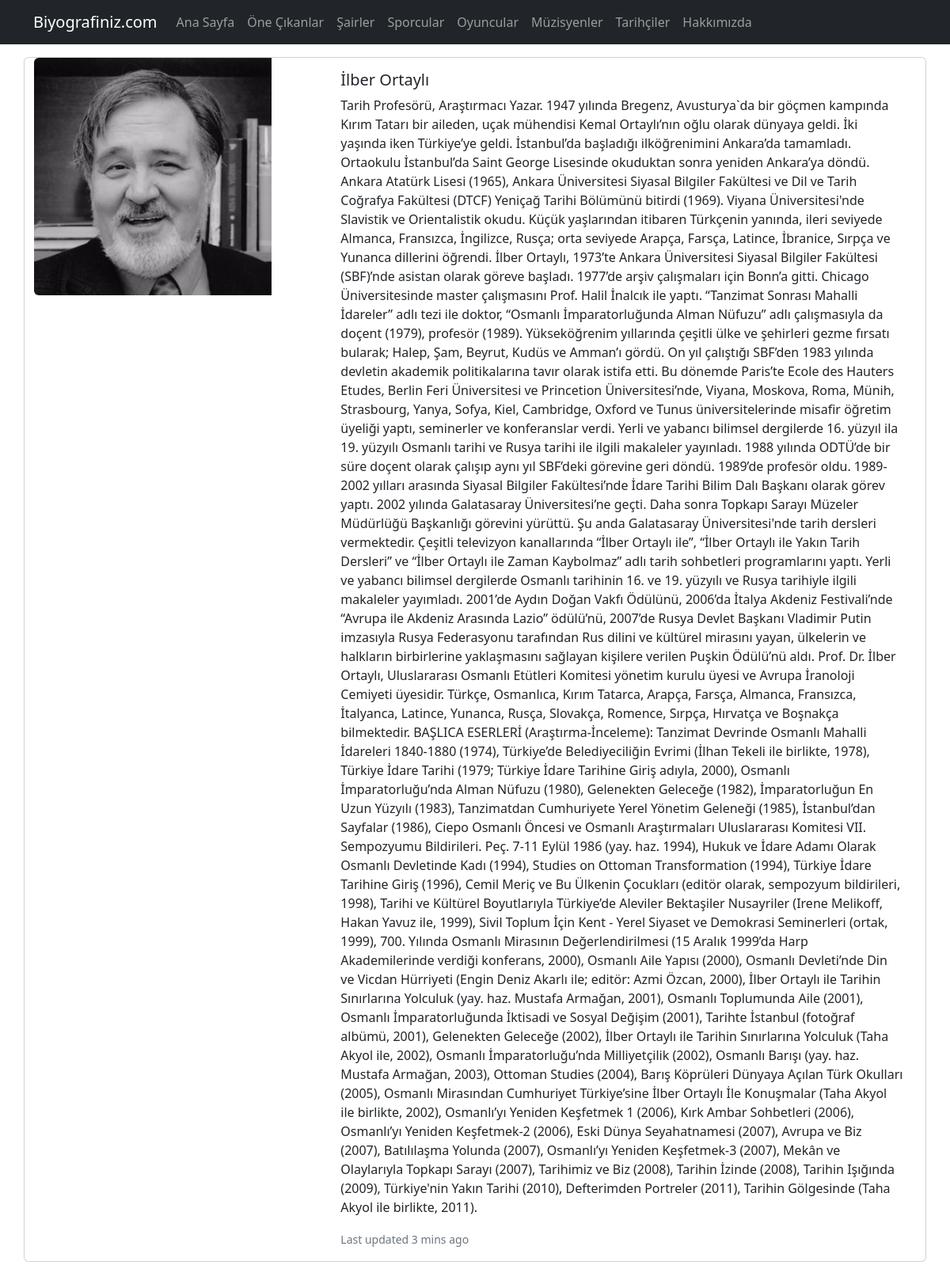
The page /tarihciler/2 on the database its author committed.
### biyografiler/models.py (models this page shows)
class Tarihci(models.Model):
    tarihci_adi = models.CharField(max_length=200)
    tarihci_aciklama = models.TextField()
    resim = models.CharField(max_length=100)
    anasayfa = models.BooleanField(default=False)

### biyografiler/views.py (the view)
# urls.py: path("tarihciler/<int:id>", views.tarihcidetay, name="tarihcidetay"),
def tarihcidetay(request,id):
    data = {
        "tarihci": Tarihci.objects.get(id=id)
    }
    return render(request, "tarihcidetay.html",data)

### biyografiler/templates/tarihcidetay.html (shortened to what this page needs)
{% load static %}
<!DOCTYPE html>
<html lang="en">
<head>
    <link href="https://cdn.jsdelivr.net/npm/bootstrap@5.2.3/dist/css/bootstrap.min.css" rel="stylesheet">
</head>
<body>
      {% include 'partials/_navbar.html' %}
      <div class="container mt-3">
        <div class="row">
            <div class="card mb-3" >
                <div class="row g-0">
                  <div class="col-md-4">
                    <img src="{% static 'img/'|add:tarihci.resim %}" class="img-fluid rounded-start" alt="...">
                  </div>
                  <div class="col-md-8">
                    <div class="card-body">
                      <h5 class="card-title">{{ tarihci.tarihci_adi }}</h5>
                      <p class="card-text">{{ tarihci.tarihci_aciklama }}</p>
                      <p class="card-text"><small class="text-muted">Last updated 3 mins ago</small></p>
                    </div>
                  </div>
                </div>
              </div>
        </div>
    </div>
</body>
</html>

### rows shown on the page
Tarihci: resim (picture), tarihci_adi "İlber Ortaylı", tarihci_aciklama "Tarih Profesörü, Araştırmacı Yazar. 1947 yılında Bregenz, Avusturya`da bir göçmen kampında Kırım Tatarı bir aileden, uçak mühendisi Kemal Ortaylı’nın oğlu olarak dünyaya geldi. İki yaşında iken Türkiye’ye geldi. İstanbul’da başladığı ilköğrenimini Ankara’da tamamladı. Ortaokulu İstanbul’da Saint George Lisesinde okuduktan sonra yeniden Ankara’ya döndü. Ankara Atatürk Lisesi (1965), Ankara Üniversitesi Siyasal Bilgiler Fakültesi ve Dil ve Tarih Coğrafya Fakültesi (DTCF) Yeniçağ Tarihi Bölümünü bitirdi (1969). Viyana Üniversitesi'nde Slavistik ve Orientalistik okudu. Küçük yaşlarından itibaren Türkçenin yanında, ileri seviyede Almanca, Fransızca, İngilizce, Rusça; orta seviyede Arapça,…"
